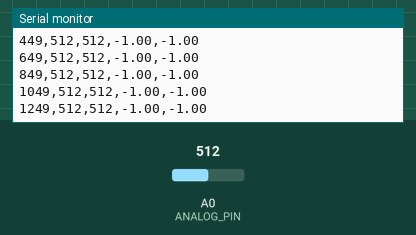
Simulated run of this program. Board: Arduino Uno, built with avr-gcc and run on an emulated ATmega328P. Shown: the last lines printed to the serial monitor. The inputs (shaded band) are chosen by the test bench; at power-on: A0 (ANALOG_PIN) = 512.

Above: at 1.4 s.
1.5 s: A0 (ANALOG_PIN) set to 716
At 1.61 s:
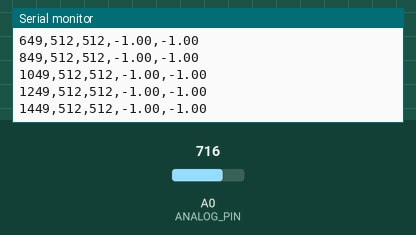
3.0 s: A0 (ANALOG_PIN) set to 900
At 3.01 s:
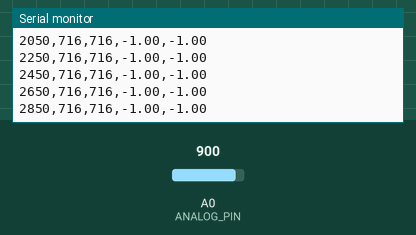
Timing chart, 0 to 6.0 s (numbered marks = the images above; inputs shaded):
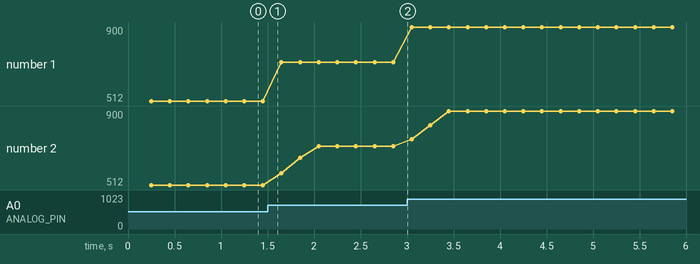

The program:

main.cpp
```cpp
#include <Arduino.h>

// ---- Optional: DHT22 ----
// If you want DHT support, install library in PlatformIO:
// PlatformIO > Libraries > search "DHT sensor library" (Adafruit)
// Then uncomment the lines below
// #include <DHT.h>
// #define DHTPIN 2
// #define DHTTYPE DHT22
// DHT dht(DHTPIN, DHTTYPE);

// ---- Analog sensor ----
const int ANALOG_PIN = A0;

// ---- Timing ----
const unsigned long READ_INTERVAL_MS = 50;   // raw read rate
const unsigned long STREAM_INTERVAL_MS = 200; // print rate

unsigned long lastRead = 0;
unsigned long lastStream = 0;

// ---- Moving average filter (for analog) ----
const int WINDOW = 10;
int samples[WINDOW];
int idx = 0;
long sum = 0;
bool filled = false;

int movingAverage(int newValue) {
  sum -= samples[idx];
  samples[idx] = newValue;
  sum += samples[idx];

  idx = (idx + 1) % WINDOW;
  if (idx == 0) filled = true;

  int count = filled ? WINDOW : idx;
  return (int)(sum / max(1, count));
}

void setup() {
  Serial.begin(115200);
  delay(200);

  // init sample buffer
  for (int i = 0; i < WINDOW; i++) samples[i] = 0;

  // dht.begin();

  Serial.println("SensorHub:START");
  // Print header so it’s easy to parse in Excel / Python / Node
  Serial.println("ms,analog_raw,analog_filt,tempC,humidity");
}

void loop() {
  unsigned long now = millis();

  // Read sensors on schedule (non-blocking)
  if (now - lastRead >= READ_INTERVAL_MS) {
    lastRead = now;

    int raw = analogRead(ANALOG_PIN);
    int filt = movingAverage(raw);

    // float temp = dht.readTemperature();
    // float hum  = dht.readHumidity();

    // If DHT not used, just set to -1
    float temp = -1;
    float hum = -1;

    // Stream on its own schedule
    if (now - lastStream >= STREAM_INTERVAL_MS) {
      lastStream = now;

      // CSV format: easy to log + plot
      Serial.print(now);
      Serial.print(",");
      Serial.print(raw);
      Serial.print(",");
      Serial.print(filt);
      Serial.print(",");
      Serial.print(temp);
      Serial.print(",");
      Serial.println(hum);
    }
  }
}
```

Measured:
- plotted number 1: 512 → 716 after the input at 1.5 s, 716 → 900 after the input at 3.0 s
- plotted number 2: 512 → 716 after the input at 1.5 s, 716 → 900 after the input at 3.0 s
